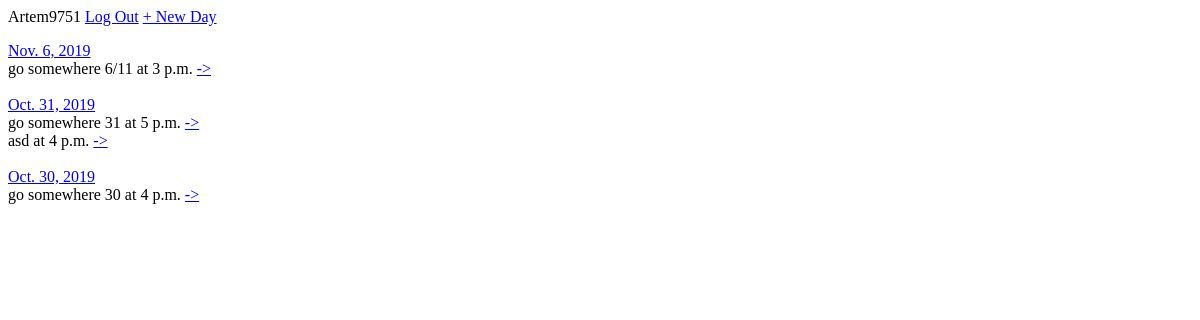
Page /planners/ (signed in) on the earlier database version.
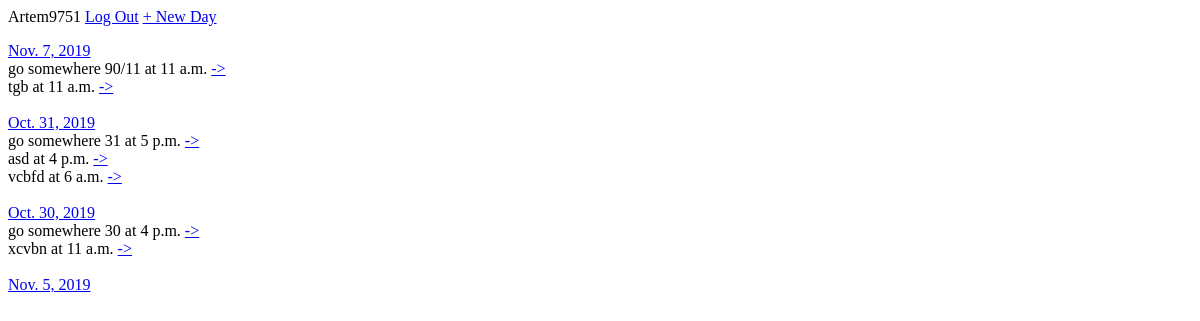
Same page on the later database version.
### users/models.py (models this page shows)
class CustomUser(AbstractUser):
    age = models.PositiveIntegerField(null=True, blank=True)

### planners/models.py (models this page shows, shortened)
class Planner(models.Model):
    date = models.DateField()
    author = models.ForeignKey(get_user_model(), on_delete=models.CASCADE)

class Event(models.Model):
    event_planner = models.ForeignKey(Planner, on_delete=models.CASCADE)
    event_body = models.TextField()
    event_time = models.TimeField()
    event_alert_time = models.DateTimeField(null=True, blank=True)

### planners/views.py (the view)
# urls.py: path('', PlannersListView.as_view(), name='planners_list'),
class PlannersListView(LoginRequiredMixin, ListView):
    model = Planner
    template_name = 'planners_list.html'
    login_url = 'login'
    def get(self, request):
        plans_list = Planner.objects.all()
        events_of_day = Event.objects.all()
        return render(request, self.template_name, {"plans_list": plans_list, "events_of_day": events_of_day, "username": request.user})

### templates/planners_list.html (shortened to what this page needs)
{% extends 'base.html' %}
{% block content %}
{% if user.is_authenticated %}
 {% for plans in plans_list %}
 {% if username.username == plans.author.username %}
   <div class="card-header">
    <a href="{% url 'planners_edit' plans.pk %}">{{ plans.date }}</a>
   </div>
   <div class="card-body">
    {% for event in events_of_day %}
     {% if plans.id == event.event_planner_id %}
      {{ event.event_body }} at {{ event.event_time }} <a href="{% url 'events_edit' event.pk %}">-></a><br>
     {% endif %}
    {% endfor %}
    </div>
    <br />
{% endif %}
 {% endfor %}
{% endif %}
{% endblock content %}

### templates/base.html (shortened to what this page needs)
<html>
<head>
</head>
<body>
{% if user.is_authenticated %}
<p>{{ user.username }}
<a href="{% url 'logout' %}">Log Out</a>
<a href="{% url 'planners_new' %}">+ New Day</a></p>
{% else %}
<p>You are not logged in</p>
<a href="{% url 'login' %}">Log In</a> |
<a href="{% url 'signup' %}">Sign Up</a>
{% endif %}
<main>
{% block content %}
{% endblock content %}
</main>
</body>
</html>

Differences in the rows shown:
changed Planner: date "Nov. 6, 2019" → "Nov. 7, 2019"
changed Event: event_body "go somewhere 6/11" → "go somewhere 90/11"; event_time "3 p.m." → "11 a.m."
added Event: event_body "tgb", event_time "11 a.m.", shown under Planner "Nov. 7, 2019"
added Event: event_body "vcbfd", event_time "6 a.m.", shown under Planner "Oct. 31, 2019"
added Event: event_body "xcvbn", event_time "11 a.m.", shown under Planner "Oct. 30, 2019"
added Planner: date "Nov. 5, 2019"
